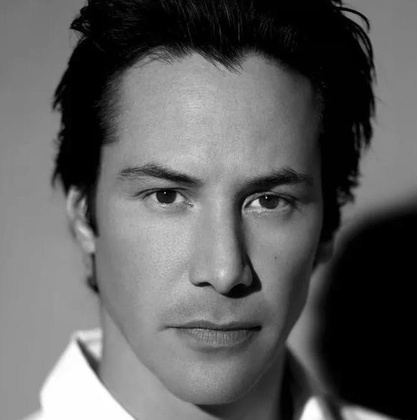
%> input picture Filters/keanu.jpg, 417 x 420 px, shrunk from 642 x 646 before the run
$ octave tripathi_52_HW2.m   (GNU Octave 9; MATLAB toolbox functions it lacks are replaced by stand-ins)
%> lines starting %> are read from the running program, lines starting %| are printed output that depends on the picture
%% Q1
sigma=5.0;
faceIm=double(imread('keanu.jpg'));
%> faceIm: size 420x417 double; min 0, max 255, mean 94.9; mean of the top-left, top-right, bottom-left and bottom-right quarters 93.2, 75.4, 157.8, 53.4

% MATLAB does not recommends 'imfilter' for gaussian filter as
% 'imgaussfilt' is more optimized than the other. The whole operation can
% be performed in one step instead of two.
%G = fspecial('gaussian', 2*ceil(3*sigma)+1, sigma);
%gIm = imfilter(faceIm, G, 'replicate');

gIm = imgaussfilt(faceIm,sigma,'FilterSize', 2*ceil(3*sigma)+1, 'Padding', 'replicate');
% NOTE: Using imgaussfilt instead of fspecial gives very close yet unequal
% results . Relative error = 1.7053e-15. This much error is acceptable.

% Display the results
imshow(gIm/255);  % double images need range of 0-1

imwrite(uint8(gIm), 'gIm.bmp');

pause;

%% Q2

% Use gaussDeriv2D to get the Gaussian Derivative Mask
[Gx, Gy] = gaussDeriv2D(sigma); % Defined at the end

% Plot the surface graph
surf(Gx);
colormap(jet);
xlabel('x')
ylabel('y')
title('Gx');
pause;

% Plot 2D image
imagesc(Gx); colormap('gray');
pause;

% Plot the surface graph
surf(Gy);
colormap(jet);
xlabel('x')
ylabel('y')
title('Gy');
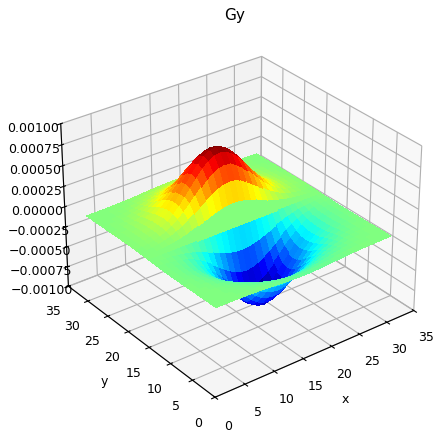
%> figure redrawn from the program's plot data
pause;

% Plot 2D image
imagesc(Gy); colormap('gray');
pause;

%% Q3
% Gaussian derivative is used in autonomous vehicles to detect other
% vehicles. Here is an example.
rgbIm=(imread('car.jpg'));
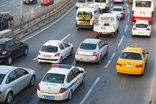
%> input picture Filters/car.jpg, 156 x 104 px, shrunk from 240 x 160 before the run
%> rgbIm is the input picture: size 104x156x3 uint8; mean R, G, B 121, 122.9, 123.7

% Use gaussian derivative with smaller sigma value to get better results
sigma = 1.0;
[Gx, Gy] = gaussDeriv2D(sigma);

% Convert RGB image to grayscale
Im = double(rgb2gray(rgbIm));

% Apply Gx filter
gxIm = imfilter(Im, Gx, 'replicate');
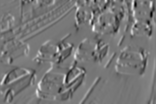
%> gxIm: size 104x156 double; min -64.22, max 73.61, mean 0.3; drawn with min black and max white
% Apply Gy filter
gyIm = imfilter(Im, Gy, 'replicate');

% Compute magnitude to get the resultant image.
magIm = sqrt(gxIm.^2 + gyIm.^2);

% Display the image. Double images need range 0-1
imagesc(magIm/255);
axis('image');
colormap('gray');

pause;

%% Q4
% Set threshold level
T = 30;

% Convert grayscale image to bianry using a threshold value.
tIm = magIm > T;
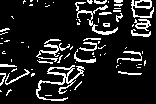
%> tIm: size 104x156 logical; 13.1% white in thin lines or dots

imagesc(tIm);
axis('image');
colormap('gray');
pause;

%% Q5
% Apply sobel mask. An ideal mask should be normalized to 1. Hence divided
% by 8
Fx = -fspecial('sobel')/8;
fxIm = imfilter(Im,Fx);
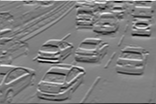
%> fxIm: size 104x156 double; min -112, max 113.1, mean -0.3; drawn with min black and max white
Fy=-fspecial('sobel');
fyIm = imfilter(Im,Fy)/8;

% Calculate magnitude
magIm = sqrt(fxIm.^2 + fyIm.^2);
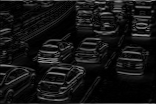
%> magIm: size 104x156 double; min 0, max 160, mean 20.9

% Different threshold for sobel mask
T = 50;
tIm = magIm > T;
%> tIm: size 104x156 logical; 12.5% white in thin lines or dots
imagesc(tIm);
axis('image');
colormap('gray');

pause;

%% Q6
% Canny Edge. Using the in-built function provided by matlab
tIm = edge(Im, 'canny');
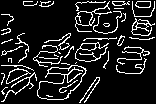
%> tIm: size 104x156 logical; 13% white in thin lines or dots
imagesc(tIm);
axis('image');
colormap('gray');

%% Q2 function
function [Gx, Gy] = gaussDeriv2D(sigma)
    % Calculate appropriate length of the square mask.
    % Mask will have length (3*sigma) points on both sides of origin
    length = ceil(3*sigma);

    % Initialize size of mask
    Gx = zeros(2*length +1, 2*length +1);
    Gy = zeros(2*length +1, 2*length +1);

    for x = -length : length
        for y = - length : length
            % Assume x0 = 0 and y0 = 0 (both mean x and mean y are zero)
            % Calculate the component common to both Gx and Gy
            e = exp(-(x*x + y*y)/(2*sigma*sigma)) ;
            e = e / (2 * pi * (sigma^4));

            % Multiply x and e for Gx
            % Note that x-coordinate would be the 2nd dimension in MATLAB
            % and y-coordinate would the first coordinate.
            Gx(y + length +1, x + length +1) = x * e;

            % Multiply y and e for Gy
            Gy(y + length +1, x + length +1) = y * e;
        end
    end
end
